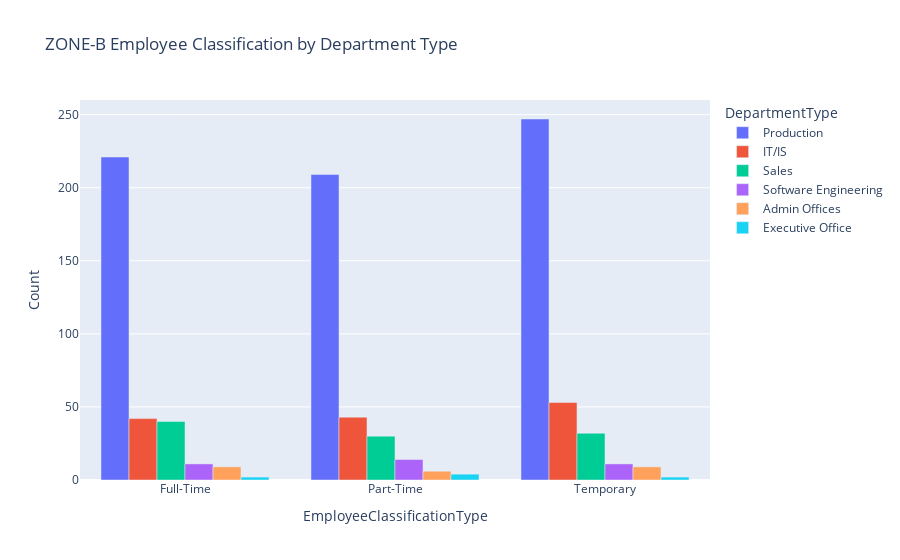

This figure's notebook cell:
### Code cell
# Analisis Zona B
newb= zone_b_data.groupby("EmployeeClassificationType")["DepartmentType"].value_counts().reset_index(name='Count')
# Create the bar plot
fig = px.bar(newb, x='EmployeeClassificationType', y='Count', color='DepartmentType', barmode='group',
             title='ZONE-B Employee Classification by Department Type')

fig.show()

### Figure 1 — Plotly figure (JSON) as saved in the notebook; plotly's stock layout.template omitted (floating-point values rounded to 4 significant figures)
{"data": [{"alignmentgroup": "True", "hovertemplate": "DepartmentType=Production       <br>EmployeeClassificationType=%{x}<br>Count=%{y}<extra></extra>", "legendgroup": "Production       ", "marker": {"color": "#636efa", "pattern": {"shape": ""}}, "name": "Production       ", "offsetgroup": "Production       ", "orientation": "v", "showlegend": true, "textposition": "auto", "type": "bar", "x": ["Full-Time", "Part-Time", "Temporary"], "xaxis": "x", "y": [221, 209, 247], "yaxis": "y"}, {"alignmentgroup": "True", "hovertemplate": "DepartmentType=IT/IS<br>EmployeeClassificationType=%{x}<br>Count=%{y}<extra></extra>", "legendgroup": "IT/IS", "marker": {"color": "#EF553B", "pattern": {"shape": ""}}, "name": "IT/IS", "offsetgroup": "IT/IS", "orientation": "v", "showlegend": true, "textposition": "auto", "type": "bar", "x": ["Full-Time", "Part-Time", "Temporary"], "xaxis": "x", "y": [42, 43, 53], "yaxis": "y"}, {"alignmentgroup": "True", "hovertemplate": "DepartmentType=Sales<br>EmployeeClassificationType=%{x}<br>Count=%{y}<extra></extra>", "legendgroup": "Sales", "marker": {"color": "#00cc96", "pattern": {"shape": ""}}, "name": "Sales", "offsetgroup": "Sales", "orientation": "v", "showlegend": true, "textposition": "auto", "type": "bar", "x": ["Full-Time", "Part-Time", "Temporary"], "xaxis": "x", "y": [40, 30, 32], "yaxis": "y"}, {"alignmentgroup": "True", "hovertemplate": "DepartmentType=Software Engineering<br>EmployeeClassificationType=%{x}<br>Count=%{y}<extra></extra>", "legendgroup": "Software Engineering", "marker": {"color": "#ab63fa", "pattern": {"shape": ""}}, "name": "Software Engineering", "offsetgroup": "Software Engineering", "orientation": "v", "showlegend": true, "textposition": "auto", "type": "bar", "x": ["Full-Time", "Part-Time", "Temporary"], "xaxis": "x", "y": [11, 14, 11], "yaxis": "y"}, {"alignmentgroup": "True", "hovertemplate": "DepartmentType=Admin Offices<br>EmployeeClassificationType=%{x}<br>Count=%{y}<extra></extra>", "legendgroup": "Admin Offices", "marker": {"color": "#FFA15A", "pattern": {"shape": ""}}, "name": "Admin Offices", "offsetgroup": "Admin Offices", "orientation": "v", "showlegend": true, "textposition": "auto", "type": "bar", "x": ["Full-Time", "Part-Time", "Temporary"], "xaxis": "x", "y": [9, 6, 9], "yaxis": "y"}, {"alignmentgroup": "True", "hovertemplate": "DepartmentType=Executive Office<br>EmployeeClassificationType=%{x}<br>Count=%{y}<extra></extra>", "legendgroup": "Executive Office", "marker": {"color": "#19d3f3", "pattern": {"shape": ""}}, "name": "Executive Office", "offsetgroup": "Executive Office", "orientation": "v", "showlegend": true, "textposition": "auto", "type": "bar", "x": ["Full-Time", "Part-Time", "Temporary"], "xaxis": "x", "y": [2, 4, 2], "yaxis": "y"}], "layout": {"barmode": "group", "legend": {"title": {"text": "DepartmentType"}, "tracegroupgap": 0}, "title": {"text": "ZONE-B Employee Classification by Department Type"}, "xaxis": {"anchor": "y", "domain": [0, 1], "title": {"text": "EmployeeClassificationType"}}, "yaxis": {"anchor": "x", "domain": [0, 1], "title": {"text": "Count"}}}}
